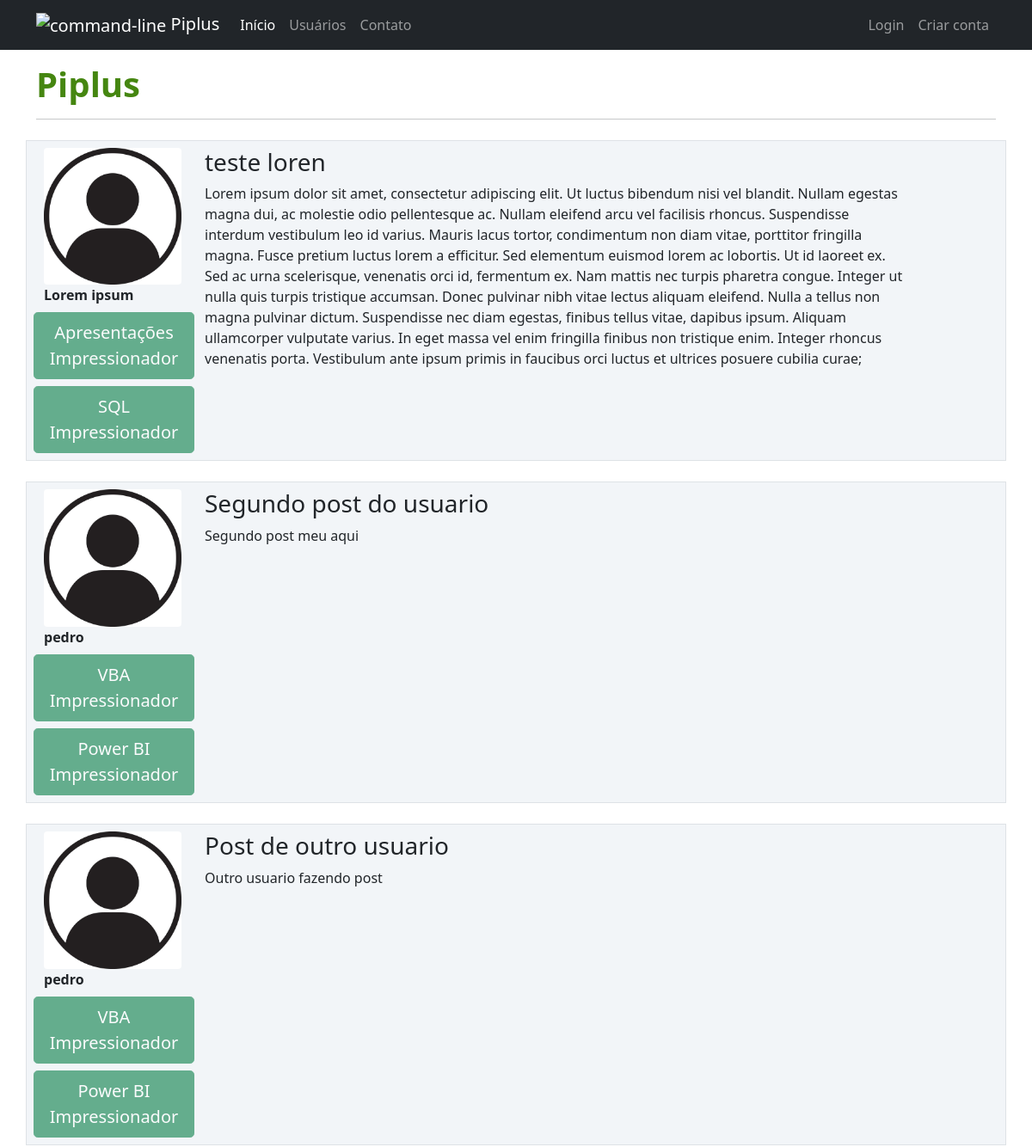
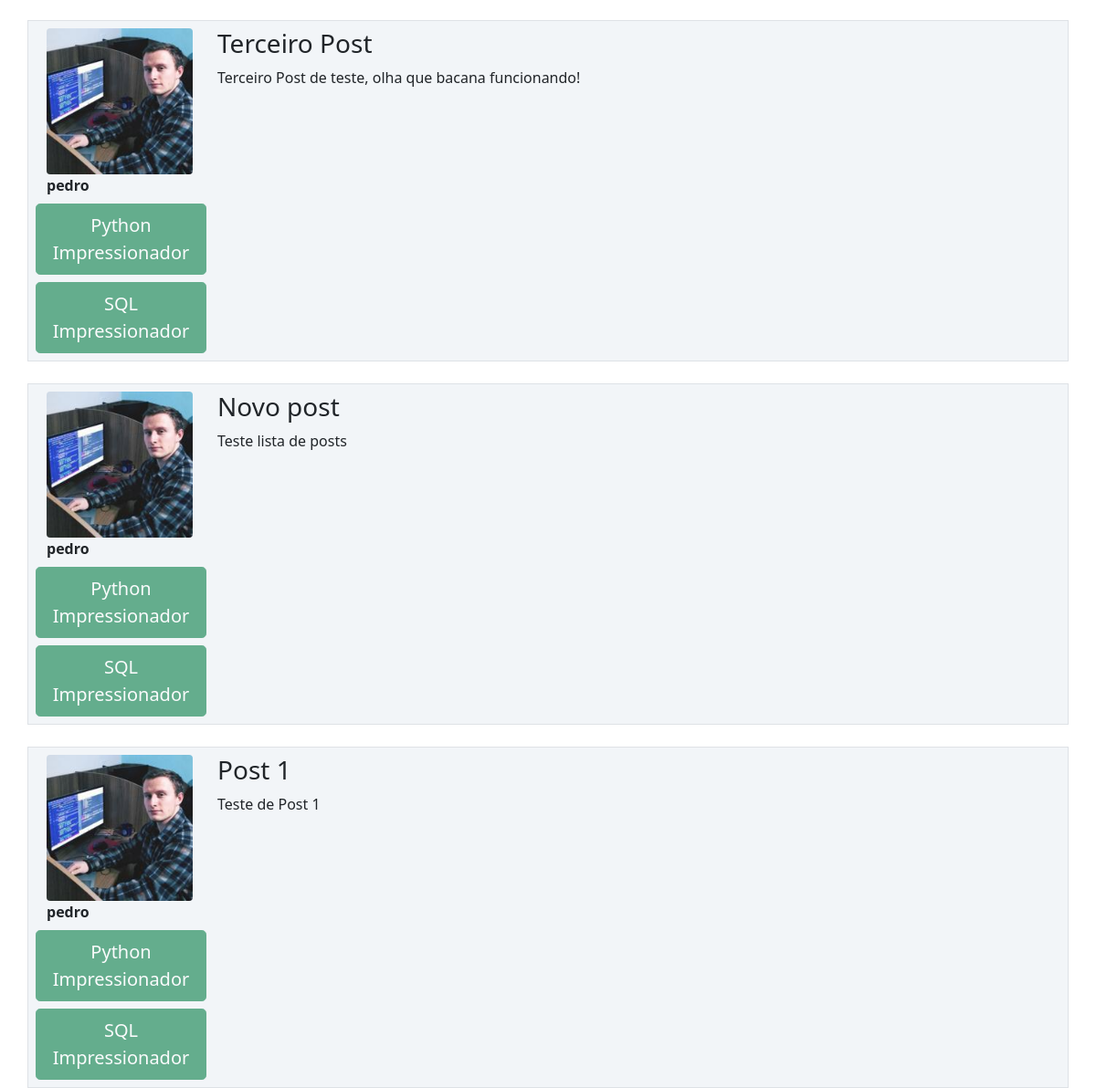
The page / on the database its author committed (2 pictures, top to bottom).
### Piplus/models.py (models this page shows)
class Post(database.Model):
    id = database.Column(database.Integer, primary_key=True)
    titulo = database.Column(database.String, nullable=False)
    corpo = database.Column(database.Text, nullable=False)
    data_criacao = database.Column(database.DateTime, nullable=False, default=datetime.utcnow)
    id_usuario = database.Column(database.Integer, database.ForeignKey('usuario.id'), nullable=False)

class Usuario(database.Model, UserMixin):
    id = database.Column(database.Integer, primary_key=True)
    username = database.Column(database.String, nullable=False)
    email = database.Column(database.String, nullable=False, unique=True)
    senha = database.Column(database.String, nullable=False)
    foto_perfil = database.Column(database.String, default='default.jpg')
    posts = database.relationship('Post', backref='autor', lazy=True)
    cursos = database.Column(database.String, nullable=False, default='Não Informado')

### Piplus/routes.py (the view)
@app.route("/")
def home():
    posts = Post.query.order_by(Post.id.desc())
    return render_template('home.html', posts=posts)

### Piplus/templates/home.html
{% extends 'base.html' %}
{% block body %}
    <div class="container mt-3">
        <h1 style="color: rgb(69, 134, 16);"><strong>Piplus</strong></h1>
        <hr>
        {% for post in posts%}
            <div class="row border mt-4 p-2 postclass">
                <div class="col-2">
                    <div class="image pe-2">
                        <img src="{{ url_for("static", filename="fotos_perfil/{}".format(post.autor.foto_perfil)) }}" class="rounded" width="160" >
                    </div>
                    <strong>{{ post.autor.username }}</strong>
                    <div class="row justify-content-center">
                            {% for curso in post.autor.cursos.split(';') %}
                                <button type="button" class="btn btn-lg btn-success mt-2" disabled>{{ curso }}</button>
                            {% endfor %}
                    </div>
                </div>
                <div class="col-9">
                    <h3>{{ post.titulo }}</h3>
                    <p>{{ post.corpo }}</p>
                </div>
            </div>
        {% endfor %}
    </div>
{% endblock %}

### Piplus/static/main.css (style rules this page uses)
.postclass { background-color: #f2f5f8 !important; }

### rows shown on the page
Post: foto_perfil (placeholder picture), autor.username "Lorem ipsum", curso "Apresentações Impressionador" "SQL Impressionador", titulo "teste loren", corpo "Lorem ipsum dolor sit amet, consectetur adipiscing elit. Ut luctus bibendum nisi vel blandit. Nullam egestas magna dui, ac molestie odio pellentesque ac. Nullam eleifend arcu vel facilisis rhoncus. Suspendisse interdum vestibulum leo id varius. Mauris lacus tortor, condimentum non diam vitae, porttitor fringilla magna. Fusce pretium luctus lorem a efficitur. Sed elementum euismod lorem ac lobortis. Ut id laoreet ex. Sed ac urna scelerisque, venenatis orci id, fermentum ex. Nam mattis nec turpis pharetra congue. Integer ut nulla quis turpis tristique accumsan. Donec pulvinar nibh vitae lectus aliquam eleifend. Nulla a tellus non magna pulvinar dictum. Suspendisse nec diam egestas, finibus…"
Post: foto_perfil (placeholder picture), autor.username "pedro", curso "VBA Impressionador" "Power BI Impressionador", titulo "Segundo post do usuario", corpo "Segundo post meu aqui"
Post: foto_perfil (placeholder picture), autor.username "pedro", curso "VBA Impressionador" "Power BI Impressionador", titulo "Post de outro usuario", corpo "Outro usuario fazendo post"
Post: foto_perfil (picture), autor.username "pedro", curso "Python Impressionador" "SQL Impressionador", titulo "Terceiro Post", corpo "Terceiro Post de teste, olha que bacana funcionando!"
Post: foto_perfil (picture), autor.username "pedro", curso "Python Impressionador" "SQL Impressionador", titulo "Novo post", corpo "Teste lista de posts"
Post: foto_perfil (picture), autor.username "pedro", curso "Python Impressionador" "SQL Impressionador", titulo "Post 1", corpo "Teste de Post 1"
